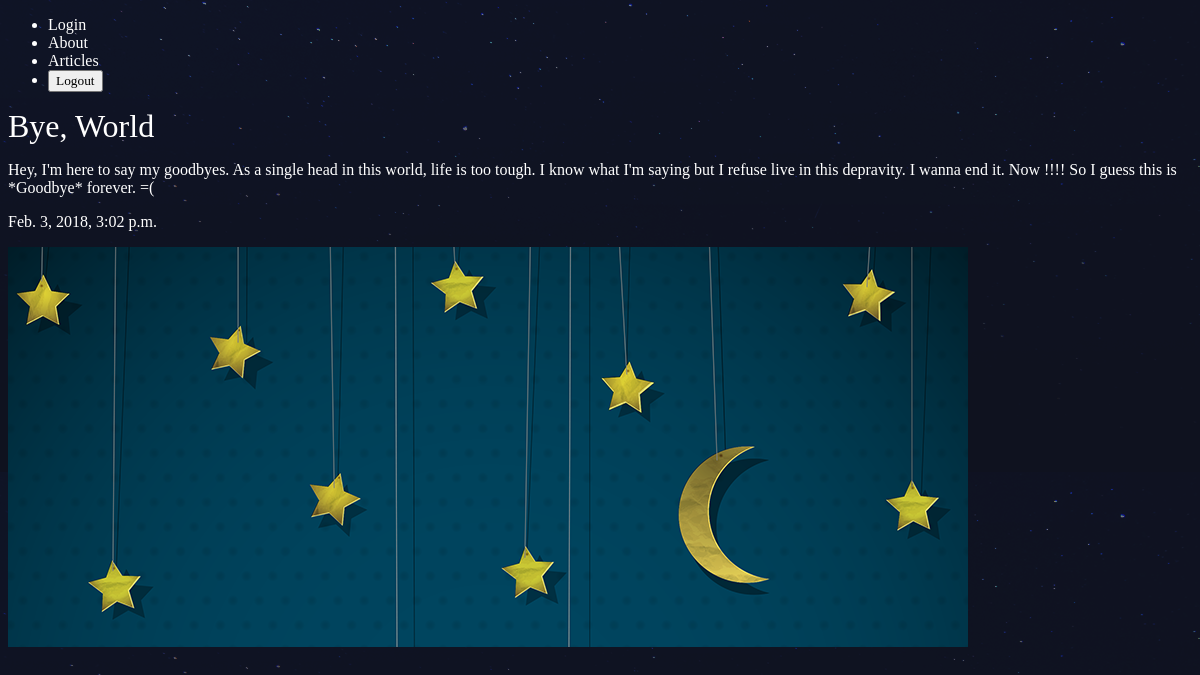
Screenshot of /articles/bye-world/ with the database file from the repository.
### articles/models.py (models this page shows, shortened)
class Article(models.Model):  # Inheriting basic functionaliites
    title = models.CharField(max_length=100)
    slug = models.SlugField()
    body = models.TextField()
    date = models.DateTimeField(auto_now_add=True)
    thumbnail = models.ImageField(default='default.png',blank=True)
    author = models.CharField(max_length=100, default='Me')

### articles/views.py (the view)
# urls.py: re_path(r'^(?P<slug>[\w-]+)/$',views.article_details,name='details'),
def article_details(request,slug):
	article = Article.objects.get(slug=slug)
	context = {
		"article" : article
	}
	return render(request,'articles/article_details.html',context)

### articles/templates/articles/article_details.html (shortened to what this page needs)
{% extends 'layout.html' %}
{% block content %}
<div class="article_details">
	<div class="article">
	<h1> {{article.title}} </h1>
	<p>{{ article.body }} </p>
	<p>{{ article.date }} </p>
	<img src="{{ article.thumbnail.url }}">
</div>
</div>
{% endblock %}

### assets/styles.css (style rules this page uses)
body { background-color: #0f121f; background-image: url(stars.png); background-repeat-y: no-repeat; color: #fff; }
body * { font-family: Ubuntu; }
h1, h2, h3, h4, h5 { font-weight: normal; margin: 0; }

### rows the page displays
Article: title "Bye, World", body "Hey, I'm here to say my goodbyes. As a single head in this world, life is too tough. I know what I'm saying but I refuse live in this depravity. I wanna end it. Now !!!! So I guess this is *Goodbye* forever. =(", date "Feb. 3, 2018, 3:02 p.m.", thumbnail (picture)
